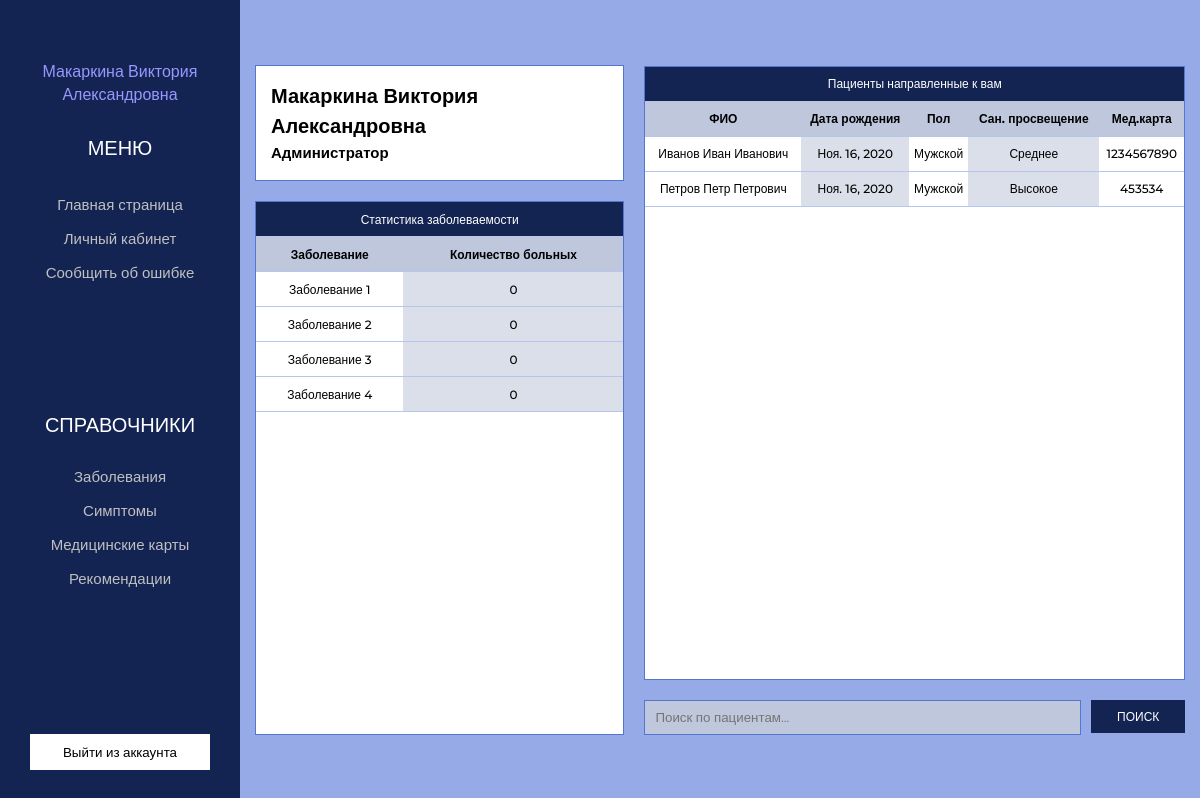
Before: /profile (signed in) with the older database file.
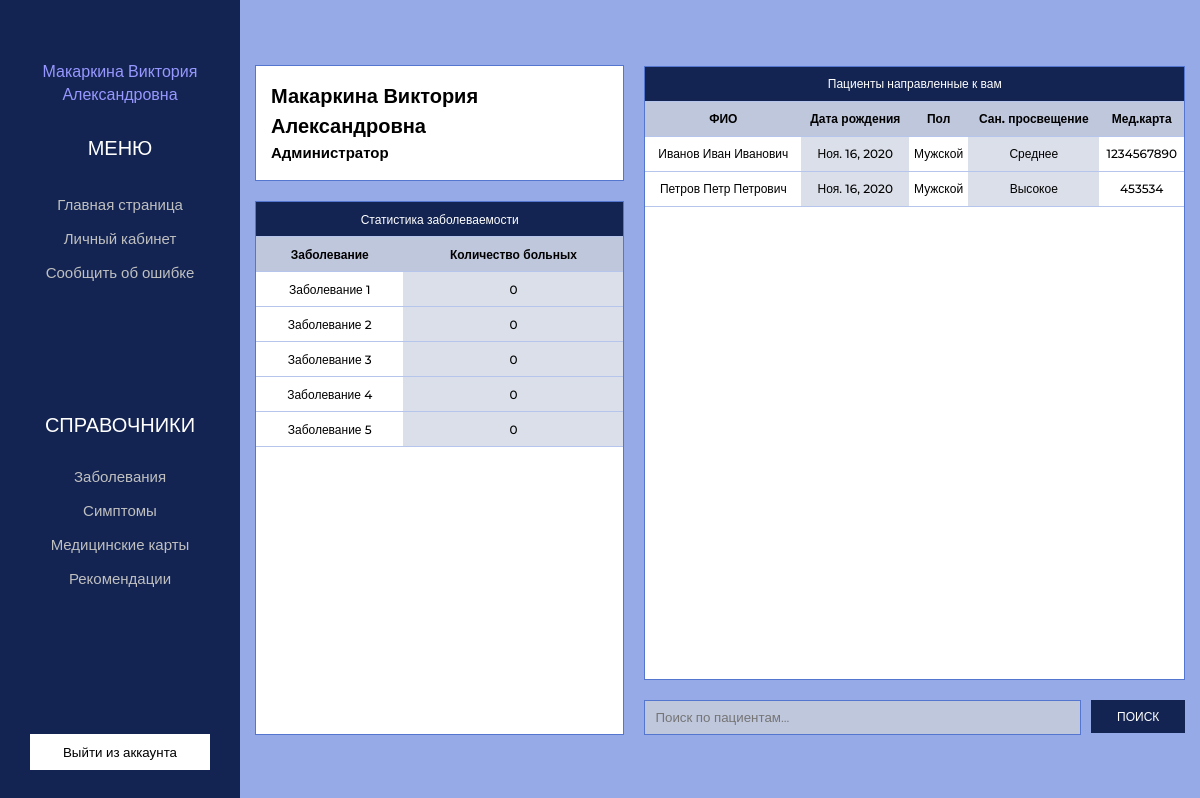
After: the same page with the newer database file.
### app/models.py (models this page shows, shortened)
class Disease(models.Model):
    name_disease                                = models.CharField(max_length=50, verbose_name='Наименование заболевания', null=False)
    description_disease                         = models.TextField(verbose_name='Описание заболевания', null=False)
    number_of_patients                          = models.IntegerField(verbose_name='Количество заболевших', null=True, default=0)
    symptoms                                    = models.ManyToManyField(Symptom, verbose_name="Симптом", related_name='diseases')
    status_genetic_predisposition               = models.BooleanField( verbose_name='Наличие генетических предрасположенностей', default=False)
    description_genetic_predisposition          = models.TextField(verbose_name='Описание генетической предрасположенности', null=True, blank=True, default='-')
    class Meta:
        verbose_name            = "Заболевание"
        verbose_name_plural     = "Заболевания"

class Patient(models.Model):
    surname_patient             = models.CharField(max_length=50, verbose_name='Фамилия пациента')
    name_patient                = models.CharField(max_length=50, verbose_name='Имя пациента')
    middlename_patient          = models.CharField(max_length=50, verbose_name='Отчество пациента')
    birthday_patient            = models.DateField(max_length=50, verbose_name='День рождение пациента')
    gender_patient              = models.CharField(max_length=50, verbose_name='Пол пациента')
    enlightenment_patient       = models.CharField(max_length=50, verbose_name='Санитарное просвящение пациента')
    number_of_medical_card      = models.CharField(max_length=50, verbose_name='Номер медицинской карты', null=False)
    symptoms_patient            = models.ManyToManyField('Symptom', verbose_name="Симптомы", related_name = 'symptoms_patient' , blank=True)
    childhood_diseases          = models.ManyToManyField('Disease', verbose_name="Болезни детства", related_name = 'childhood_diseases', blank=True)
    relatives_diseases          = models.ManyToManyField('Disease', verbose_name="Болезни у родственников", related_name = 'relatives_diseases', blank=True)
    chronic_disease             = models.CharField(max_length=250, verbose_name='Хронические заболевания', null=True)
    class Meta:
        verbose_name            = "Пациент"
        verbose_name_plural     = "Пациенты"

### app/views.py (the view)
# urls.py: path('profile', views.profile, name='profile'),
def profile(request):
    user_id = request.user.id
    user = request.user
    if not user.is_authenticated:
        return redirect('/accounts/login/')
    search_query = request.GET.get('search','')
    if search_query:
        info = Account.objects.filter(Q(patients__surname_patient__icontains=search_query) |
        Q(patients__name_patient__icontains=search_query) |
        Q(patients__middlename_patient__icontains=search_query) |
        Q(patients__gender_patient__icontains=search_query))
    else:
        info = Account.objects.get(pk=request.user.id)
    elements = Disease.objects.all()
    context = {'elements': elements, 'info': info}
    return render(request, 'app/doctor/profile.html', context)

### account/models.py (called while the page is built)
    def __str__(self):
        return self.surname_doctor + ' ' + self.name_doctor + ' ' + self.middlename_doctor

### app/templates/app/doctor/profile.html (shortened to what this page needs)
{% extends 'app/doctor/base_nav.html' %}
{% load static %}
{% block content %}
<section class="main">
    <div class="container">
        <div class="main_inner">
            <div class="main_left_block">
                <div class="card">
                    <p class="card_fio">{{request.user}}</p>
                    <p class="card_position">{{request.user.positions_doctor.positions_name }}</p>
                </div>
                <div class="statistic">
                    {% if elements %}
                    <table class="table profile_doctor" border="0" cellspacing="0">
                        <tr class="header_table black_title">
                            <td width='100%' colspan="2">Статистика заболеваемости</td>
                        </tr>
                        <tr class="header_table">
                            <th>Заболевание</th>
                            <th>Количество больных</th>
                        </tr>
                        {% for el in elements %}
                        <tr class="header_table">
                            <td>{{ el.name_disease }}</td>
                            <td class="color">{{ el.number_of_patients }}</td>
                        </tr>
                        {% endfor %}
                        {% else %}
                        <tr class="header_table">
                            <td width=90%>
                                <p style="margin:20px 20px 20px 20px" class="input_title">Нет записей</p>
                            </td>
                        </tr>
                        {% endif %}
                    </table>
                </div>
            </div>
            <div class="main_right_block">
                <div class="main_right_elements">
                {% if info %}
                    <table class="table profile_doctor" border="0" cellspacing="0">
                        <tr class="header_table black_title">
                            <td colspan="5">Пациенты направленные к вам</td>
                        </tr>
                        <tr class="header_table">
                            <th>ФИО</th>
                            <th>Дата рождения</th>
                            <th>Пол</th>
                            <th>Сан. просвещение</th>
                            <th>Мед.карта</th>
                        </tr>
                        {% for patient in info.patients.all %}
                            <tr class="header_table">
                                <td>{{ patient.surname_patient }} {{ patient.name_patient }} {{ patient.middlename_patient }}</td>
                                <td class="color">{{ patient.birthday_patient }}</td>
                                <td>{{ patient.gender_patient }}</td>
                                <td class="color">{{ patient.enlightenment_patient }}</td>
                                <td>{{ patient.number_of_medical_card }}</td>
                            </tr>
                        {% endfor %}
                        {% else %}
                            <tr class="header_table">
                            <td width=90%><p style="margin:20px 20px 20px 20px" class="input_title">У вас нет записей</p></td>
                            </tr>
                        {% endif %}
                    </table>
                </div>
                <form class="search_profile" action="{% url 'profile' %}" method="GET">
                    <input type="text" class="search_profile_bottom" name="search" placeholder="Поиск по пациентам..." />
                    <button type="submit" class="bottom_button">ПОИСК</button>
                </form>
            </div>
        </div>
    </div>
</section>
{% endblock content %}

Changed rows visible on the page:
added Disease: name_disease "Заболевание 5", number_of_patients "0"
